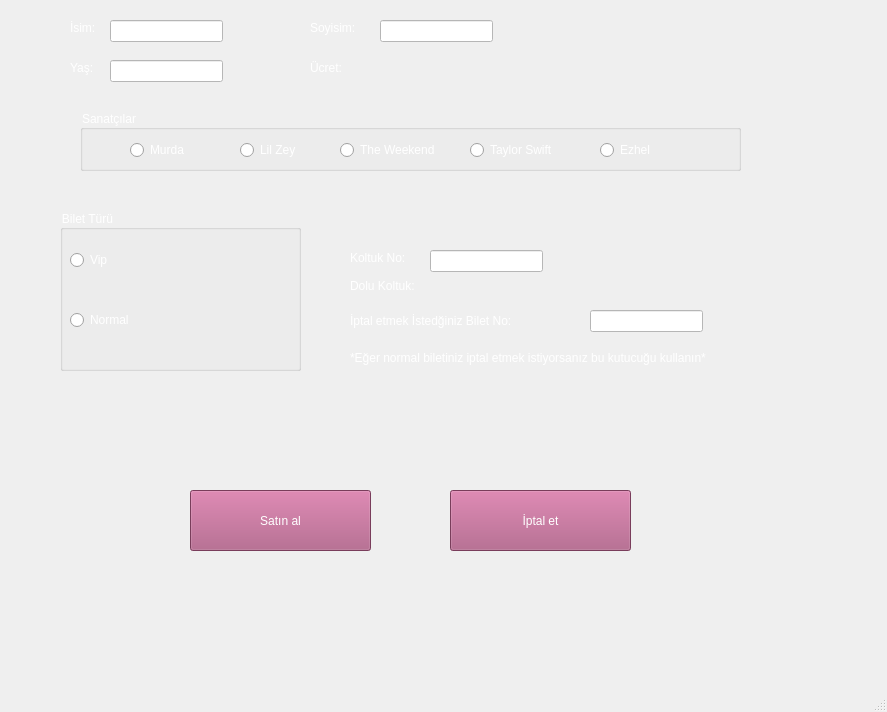
<?xml version="1.0" encoding="UTF-8"?>
<ui version="4.0">
 <class>MainWindow</class>
 <widget class="QMainWindow" name="MainWindow">
  <property name="geometry">
   <rect>
    <x>0</x>
    <y>0</y>
    <width>887</width>
    <height>712</height>
   </rect>
  </property>
  <property name="windowTitle">
   <string>MainWindow</string>
  </property>
  <widget class="QWidget" name="centralwidget">
   <property name="styleSheet">
    <string notr="true">#centralwidget{
	border-image: url(:/arka/konser-nedir-konser-ne-demek-biletino-1124.jpg);
}</string>
   </property>
   <widget class="QLabel" name="name_lbl">
    <property name="geometry">
     <rect>
      <x>70</x>
      <y>20</y>
      <width>55</width>
      <height>16</height>
     </rect>
    </property>
    <property name="styleSheet">
     <string notr="true">color: rgb(255, 255, 255);
font: 10pt &quot;MS Shell Dlg 2&quot;;</string>
    </property>
    <property name="text">
     <string>İsim:</string>
    </property>
   </widget>
   <widget class="QLabel" name="surname_lbl">
    <property name="geometry">
     <rect>
      <x>310</x>
      <y>20</y>
      <width>71</width>
      <height>16</height>
     </rect>
    </property>
    <property name="styleSheet">
     <string notr="true">color: rgb(255, 255, 255);
font: 10pt &quot;MS Shell Dlg 2&quot;;
</string>
    </property>
    <property name="text">
     <string>Soyisim:</string>
    </property>
   </widget>
   <widget class="QLabel" name="age_lbl">
    <property name="geometry">
     <rect>
      <x>70</x>
      <y>60</y>
      <width>55</width>
      <height>16</height>
     </rect>
    </property>
    <property name="styleSheet">
     <string notr="true">color: rgb(255, 255, 255);
font: 10pt &quot;MS Shell Dlg 2&quot;;</string>
    </property>
    <property name="text">
     <string>Yaş:</string>
    </property>
   </widget>
   <widget class="QLineEdit" name="name_line">
    <property name="geometry">
     <rect>
      <x>110</x>
      <y>20</y>
      <width>113</width>
      <height>22</height>
     </rect>
    </property>
    <property name="styleSheet">
     <string notr="true">background-color: rgb(255, 255, 255);</string>
    </property>
   </widget>
   <widget class="QLineEdit" name="surname_line">
    <property name="geometry">
     <rect>
      <x>380</x>
      <y>20</y>
      <width>113</width>
      <height>22</height>
     </rect>
    </property>
    <property name="styleSheet">
     <string notr="true">background-color: rgb(255, 255, 255);
</string>
    </property>
   </widget>
   <widget class="QLineEdit" name="age_line">
    <property name="geometry">
     <rect>
      <x>110</x>
      <y>60</y>
      <width>113</width>
      <height>22</height>
     </rect>
    </property>
    <property name="styleSheet">
     <string notr="true">background-color: rgb(255, 255, 255);</string>
    </property>
   </widget>
   <widget class="QGroupBox" name="bilet_groupbox">
    <property name="geometry">
     <rect>
      <x>60</x>
      <y>210</y>
      <width>241</width>
      <height>161</height>
     </rect>
    </property>
    <property name="styleSheet">
     <string notr="true">color: rgb(255, 255, 255);
font: 10pt &quot;MS Shell Dlg 2&quot;;</string>
    </property>
    <property name="title">
     <string>Bilet Türü</string>
    </property>
    <property name="flat">
     <bool>true</bool>
    </property>
    <widget class="QRadioButton" name="vip_radio">
     <property name="geometry">
      <rect>
       <x>10</x>
       <y>40</y>
       <width>95</width>
       <height>20</height>
      </rect>
     </property>
     <property name="styleSheet">
      <string notr="true">color: rgb(255, 255, 255);</string>
     </property>
     <property name="text">
      <string>Vip</string>
     </property>
    </widget>
    <widget class="QRadioButton" name="normal_radio">
     <property name="geometry">
      <rect>
       <x>10</x>
       <y>100</y>
       <width>95</width>
       <height>20</height>
      </rect>
     </property>
     <property name="styleSheet">
      <string notr="true">color: rgb(255, 255, 255);</string>
     </property>
     <property name="text">
      <string>Normal</string>
     </property>
    </widget>
   </widget>
   <widget class="QLabel" name="vip_koltuk_lbl">
    <property name="geometry">
     <rect>
      <x>350</x>
      <y>250</y>
      <width>91</width>
      <height>16</height>
     </rect>
    </property>
    <property name="styleSheet">
     <string notr="true">color: rgb(255, 255, 255);
font: 10pt &quot;MS Shell Dlg 2&quot;;</string>
    </property>
    <property name="text">
     <string>Koltuk No:</string>
    </property>
   </widget>
   <widget class="QLineEdit" name="vip_koltuk">
    <property name="geometry">
     <rect>
      <x>430</x>
      <y>250</y>
      <width>113</width>
      <height>22</height>
     </rect>
    </property>
    <property name="styleSheet">
     <string notr="true">background-color: rgb(255, 255, 255);</string>
    </property>
   </widget>
   <widget class="QGroupBox" name="sanatcilar_groupbax">
    <property name="geometry">
     <rect>
      <x>80</x>
      <y>110</y>
      <width>661</width>
      <height>61</height>
     </rect>
    </property>
    <property name="styleSheet">
     <string notr="true">color: rgb(255, 255, 255);
font: 10pt &quot;MS Shell Dlg 2&quot;;</string>
    </property>
    <property name="title">
     <string>Sanatçılar</string>
    </property>
    <property name="flat">
     <bool>true</bool>
    </property>
    <widget class="QRadioButton" name="sanatci_uc_radio">
     <property name="geometry">
      <rect>
       <x>260</x>
       <y>30</y>
       <width>131</width>
       <height>20</height>
      </rect>
     </property>
     <property name="styleSheet">
      <string notr="true">color: rgb(255, 255, 255);</string>
     </property>
     <property name="text">
      <string>The Weekend</string>
     </property>
    </widget>
    <widget class="QRadioButton" name="sanatci_bir_radio">
     <property name="geometry">
      <rect>
       <x>50</x>
       <y>30</y>
       <width>95</width>
       <height>20</height>
      </rect>
     </property>
     <property name="styleSheet">
      <string notr="true">color: rgb(255, 255, 255);</string>
     </property>
     <property name="text">
      <string>Murda</string>
     </property>
    </widget>
    <widget class="QRadioButton" name="sanatci_dort_radio">
     <property name="geometry">
      <rect>
       <x>390</x>
       <y>30</y>
       <width>121</width>
       <height>20</height>
      </rect>
     </property>
     <property name="styleSheet">
      <string notr="true">color: rgb(255, 255, 255);</string>
     </property>
     <property name="text">
      <string>Taylor Swift</string>
     </property>
    </widget>
    <widget class="QRadioButton" name="sanatci_bes_radio">
     <property name="geometry">
      <rect>
       <x>520</x>
       <y>30</y>
       <width>95</width>
       <height>20</height>
      </rect>
     </property>
     <property name="styleSheet">
      <string notr="true">color: rgb(255, 255, 255);</string>
     </property>
     <property name="text">
      <string>Ezhel</string>
     </property>
    </widget>
    <widget class="QRadioButton" name="sanatci_iki">
     <property name="geometry">
      <rect>
       <x>160</x>
       <y>30</y>
       <width>95</width>
       <height>20</height>
      </rect>
     </property>
     <property name="styleSheet">
      <string notr="true">color: rgb(255, 255, 255);</string>
     </property>
     <property name="text">
      <string>Lil Zey</string>
     </property>
    </widget>
   </widget>
   <widget class="QLabel" name="ucret_lbl">
    <property name="geometry">
     <rect>
      <x>310</x>
      <y>60</y>
      <width>141</width>
      <height>16</height>
     </rect>
    </property>
    <property name="styleSheet">
     <string notr="true">color: rgb(255, 255, 255);
font: 10pt &quot;MS Shell Dlg 2&quot;;</string>
    </property>
    <property name="text">
     <string>Ücret:</string>
    </property>
   </widget>
   <widget class="QPushButton" name="satin_al">
    <property name="geometry">
     <rect>
      <x>190</x>
      <y>490</y>
      <width>181</width>
      <height>61</height>
     </rect>
    </property>
    <property name="styleSheet">
     <string notr="true">font: 10pt &quot;MS Shell Dlg 2&quot;;
background-color: rgb(170, 85, 127);

color: rgb(255, 255, 255);</string>
    </property>
    <property name="text">
     <string>Satın al</string>
    </property>
    <property name="icon">
     <iconset resource="resim.qrc">
      <normaloff>:/ikonlar/onlineshopping_120797.ico</normaloff>:/ikonlar/onlineshopping_120797.ico</iconset>
    </property>
    <property name="iconSize">
     <size>
      <width>40</width>
      <height>40</height>
     </size>
    </property>
    <property name="autoDefault">
     <bool>false</bool>
    </property>
    <property name="flat">
     <bool>false</bool>
    </property>
   </widget>
   <widget class="QPushButton" name="iptal_et">
    <property name="geometry">
     <rect>
      <x>450</x>
      <y>490</y>
      <width>181</width>
      <height>61</height>
     </rect>
    </property>
    <property name="styleSheet">
     <string notr="true">
background-color: rgb(170, 85, 127);
font: 10pt &quot;MS Shell Dlg 2&quot;;
color: rgb(255, 255, 255);</string>
    </property>
    <property name="text">
     <string>İptal et</string>
    </property>
    <property name="icon">
     <iconset resource="resim.qrc">
      <normaloff>:/ikonlar/cancelform_85913.ico</normaloff>:/ikonlar/cancelform_85913.ico</iconset>
    </property>
    <property name="iconSize">
     <size>
      <width>30</width>
      <height>30</height>
     </size>
    </property>
   </widget>
   <widget class="QLabel" name="dolu_vip_lbl">
    <property name="geometry">
     <rect>
      <x>350</x>
      <y>270</y>
      <width>481</width>
      <height>31</height>
     </rect>
    </property>
    <property name="styleSheet">
     <string notr="true">color: rgb(255, 255, 255);
font: 10pt &quot;MS Shell Dlg 2&quot;;</string>
    </property>
    <property name="text">
     <string>Dolu Koltuk:</string>
    </property>
   </widget>
   <widget class="QLabel" name="iptal_koltuk_lbl">
    <property name="geometry">
     <rect>
      <x>350</x>
      <y>310</y>
      <width>241</width>
      <height>21</height>
     </rect>
    </property>
    <property name="styleSheet">
     <string notr="true">color: rgb(255, 255, 255);
font: 10pt &quot;MS Shell Dlg 2&quot;;</string>
    </property>
    <property name="text">
     <string>İptal etmek İstedğiniz Bilet No:</string>
    </property>
   </widget>
   <widget class="QLineEdit" name="koltuk_iptal_txt">
    <property name="geometry">
     <rect>
      <x>590</x>
      <y>310</y>
      <width>113</width>
      <height>22</height>
     </rect>
    </property>
    <property name="styleSheet">
     <string notr="true">background-color: rgb(255, 255, 255);</string>
    </property>
   </widget>
   <widget class="QLabel" name="label">
    <property name="geometry">
     <rect>
      <x>350</x>
      <y>350</y>
      <width>511</width>
      <height>16</height>
     </rect>
    </property>
    <property name="styleSheet">
     <string notr="true">color: rgb(255, 255, 255);
font: 10pt &quot;MS Shell Dlg 2&quot;;</string>
    </property>
    <property name="text">
     <string>*Eğer normal biletiniz iptal etmek istiyorsanız bu kutucuğu kullanın*</string>
    </property>
   </widget>
   <widget class="QLabel" name="lbl_uyari">
    <property name="geometry">
     <rect>
      <x>20</x>
      <y>380</y>
      <width>851</width>
      <height>71</height>
     </rect>
    </property>
    <property name="styleSheet">
     <string notr="true">color: rgb(255, 255, 255);
font: 14pt &quot;MS Shell Dlg 2&quot;;</string>
    </property>
    <property name="text">
     <string/>
    </property>
   </widget>
  </widget>
  <widget class="QMenuBar" name="menubar">
   <property name="geometry">
    <rect>
     <x>0</x>
     <y>0</y>
     <width>887</width>
     <height>26</height>
    </rect>
   </property>
  </widget>
  <widget class="QStatusBar" name="statusbar"/>
 </widget>
 <resources>
  <include location="resim.qrc"/>
 </resources>
 <connections/>
</ui>
